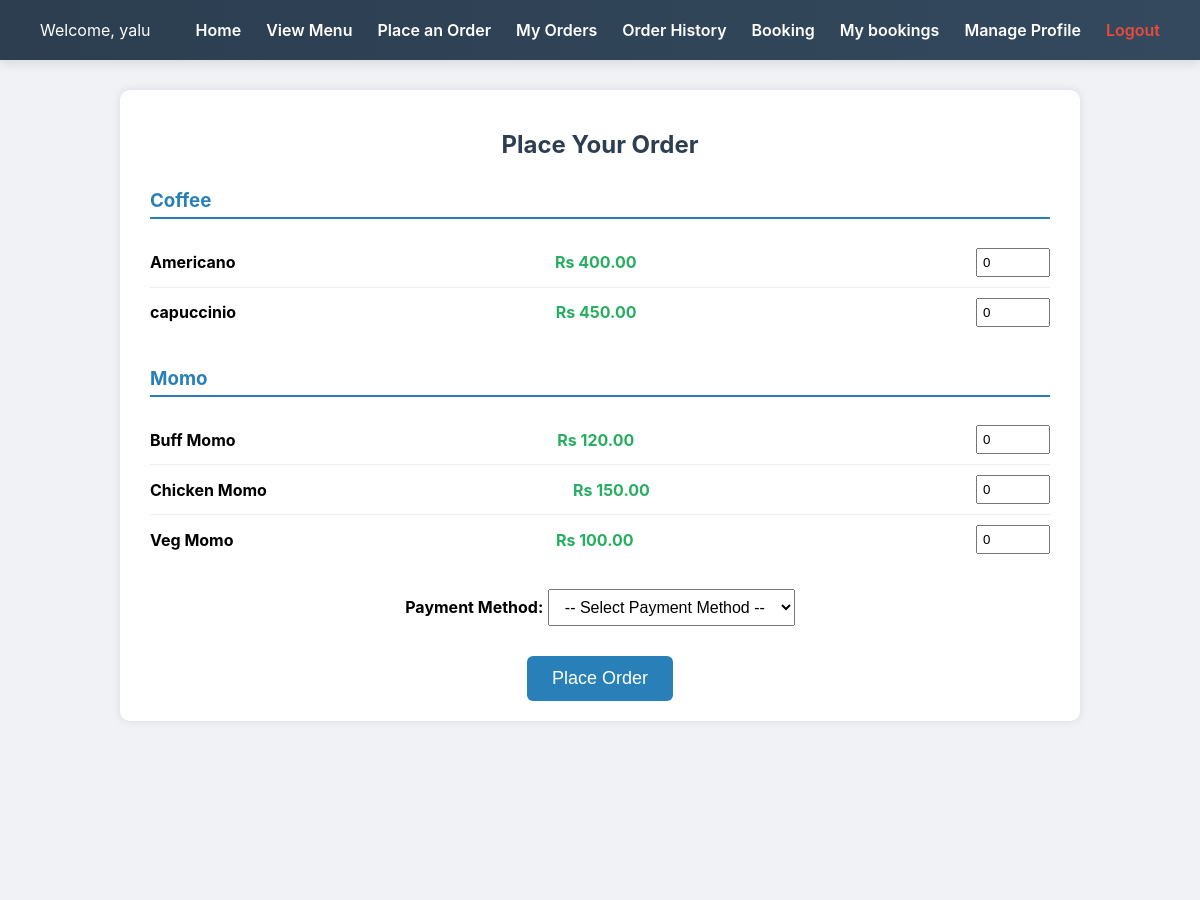
Page /order_menu.php (signed in, upper part) on the earlier database version.
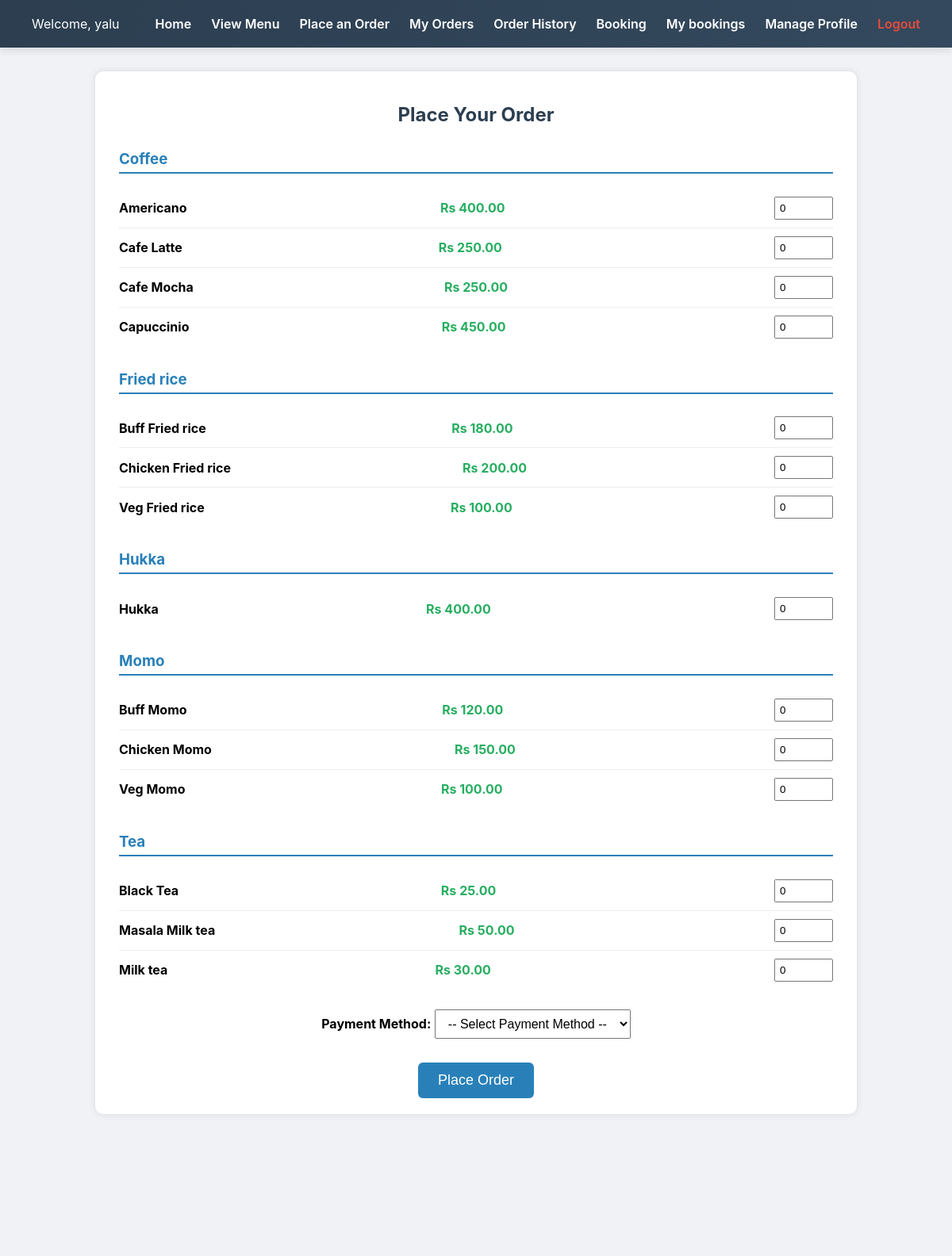
Same page on the later database version.
### tables this page shows
CREATE TABLE `menu` (
  `id` int(11) NOT NULL,
  `item_name` varchar(255) NOT NULL,
  `description` text DEFAULT NULL,
  `price` decimal(10,2) NOT NULL,
  `category` varchar(100) NOT NULL
);

### order_menu.php (the view, shortened to what this page needs)
<?php
include 'db_connect.php';
try {
    $stmt = $conn->prepare("SELECT id, item_name, price, category FROM menu ORDER BY category, item_name");
    $stmt->execute();
    $menuItems = $stmt->fetchAll(PDO::FETCH_ASSOC);
} catch (PDOException $e) {
    die("Database error: " . $e->getMessage());
}
?>
<!DOCTYPE html>
<html lang="en">
<head>
</head>
<body>
<div class="navbar">
    <div>Welcome, <?= htmlspecialchars($_SESSION['username']) ?></div>
    <div>
        <ul>
            <li><a href="user_dashboard.php">Home</a></li>
            <li><a href="menu.php">View Menu</a></li>
            <li><a href="order_menu.php">Place an Order</a></li>
            <li><a href="my_orders.php">My Orders</a></li>
            <li><a href="order_history.php">Order History</a></li>
              <li><a href="book_table.php">Booking</a></li>
               <li><a href="my_bookings.php">My bookings</a></li>
            <li><a href="profile.php">Manage Profile</a></li>
            <li><a class="logout" href="logout.php">Logout</a></li>
        </ul>
    </div>
</div>
<div class="container">
    <h2>Place Your Order</h2>
    <form method="POST" action="order_menu.php">
        <?php
        $currentCategory = '';
        foreach ($menuItems as $item) {
            if ($item['category'] !== $currentCategory) {
                if ($currentCategory !== '') {
                    echo "</div>";
                }
                $currentCategory = htmlspecialchars($item['category']);
                echo "<div class='menu-category'>";
                echo "<h3>$currentCategory</h3>";
            }
            ?>
            <div class="menu-item">
                <div class="item-name"><?= htmlspecialchars($item['item_name']) ?></div>
                <div class="item-price">Rs <?= number_format($item['price'], 2) ?></div>
                <input type="number" name="quantity[<?= $item['id'] ?>]" value="0" min="0" />
            </div>
            <?php
        }
        if ($currentCategory !== '') {
            echo "</div>";
        }
        ?>
        <div class="payment-method">
            <label for="payment_method"><strong>Payment Method:</strong></label>
            <select name="payment_method" id="payment_method" required>
                <option value="">-- Select Payment Method --</option>
            </select>
        </div>
        <button type="submit" class="btn-submit">Place Order</button>
    </form>
</div>
</body>
</html>

Differences in the rows shown:
added menu: item_name "Cafe Latte", price "250.00"
added menu: item_name "Cafe Mocha", price "250.00"
changed menu: item_name "capuccinio" → "Capuccinio"
added menu: category "Fried rice", item_name "Buff Fried rice", price "180.00"
added menu: item_name "Chicken Fried rice", price "200.00"
added menu: item_name "Veg Fried rice", price "100.00"
added menu: category "Hukka", item_name "Hukka", price "400.00"
added menu: category "Tea", item_name "Black Tea", price "25.00"
added menu: item_name "Masala Milk tea", price "50.00"
added menu: item_name "Milk tea", price "30.00"
